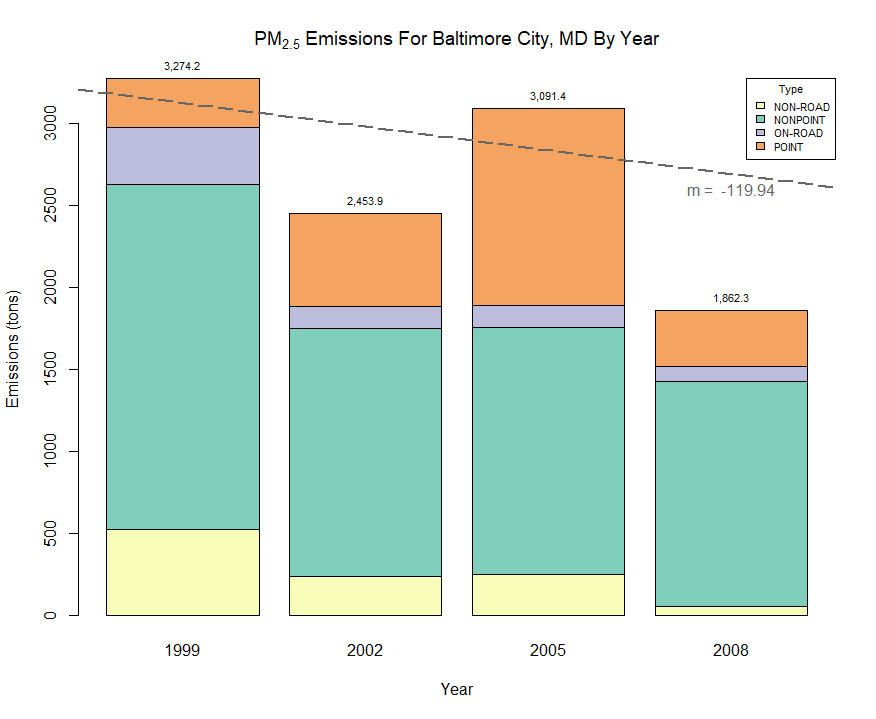

R code for this plot:
# bar plot of emissions in Baltimore CIty, Maryland by year

source("DataLoader.R")

if(nrow(pd) != 13624){
  message("loading data")
  pd <- loadPollutionData(verbose=FALSE, joinTables = TRUE)
  pd <- pd[pd$fips_N == 24510,]
}

message("aggregating by year")
emissionsum <- aggregate(pd$Emissions, by=list(pd$year, pd$type), FUN=sum)
names(emissionsum) <- c("Year", "Type", "Emissions")
matrixemissions <- as.matrix(as.data.frame.matrix(xtabs(Emissions ~ Type + Year, emissionsum)))

plot.new()
plotcolors <- c("#f7fcb9", "#7fcdbb", "#bcbddc", "sandybrown")
myplot <- barplot(matrixemissions
            , main=bquote(PM[2.5] ~ "Emissions For Baltimore City, MD By Year")
            , col=plotcolors
            , xlab="Year"
            , ylab="Emissions (tons)"
            )
text(myplot
     , colSums(matrixemissions)+75
     , format(round(colSums(matrixemissions), digits=1), nsmall=1, big.mark=",")
     , xpd=TRUE
     , cex=.7
     , col="black"
     )
legend("topright"
       , legend=rownames(matrixemissions)
       , title="Type"
       , fill=plotcolors
       , cex=.7
        )
# need to shift regression line back to 0=1999
xvals <- as.numeric(colnames(matrixemissions)) - min(as.numeric(colnames(matrixemissions)))
mymodel <- lm(colSums(matrixemissions) ~ xvals)
abline(mymodel
      , col="gray40"
      , lty=5
      , lwd=2
      )
text(4.3, 2600
     , paste("m = ", round(mymodel$coefficients[2], digits=2))
     , col="gray40"
     )
